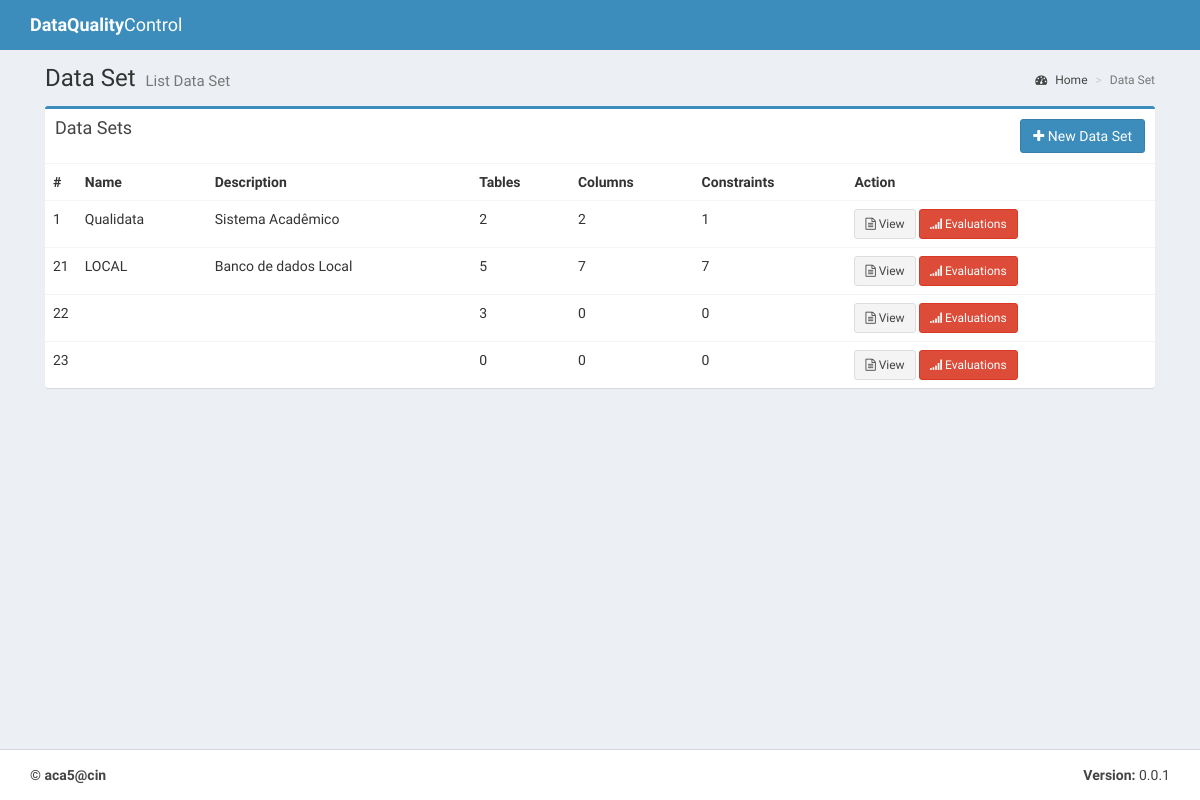
Page /dataset/ on the earlier database version.
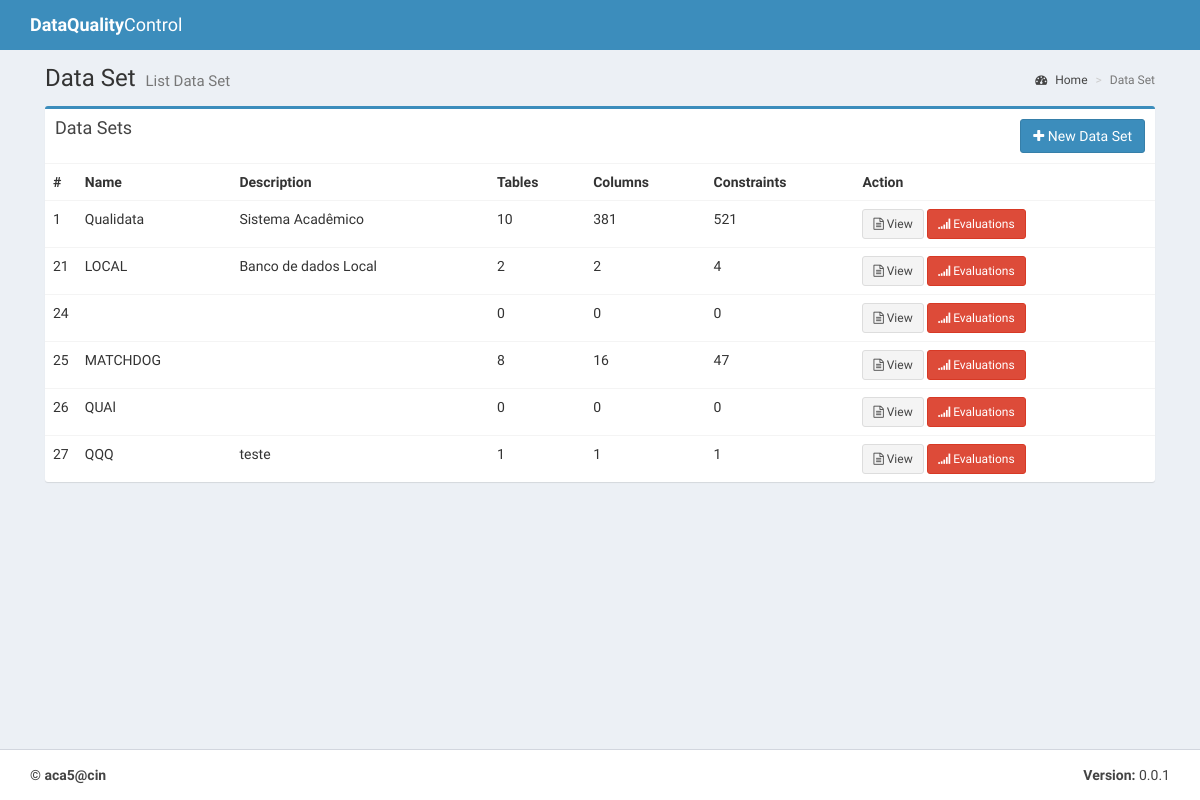
Same page on the later database version.
### dqc/models.py (models this page shows, shortened)
class DataSet(models.Model):
    name = models.CharField(max_length=200)
    description = models.TextField()
    connection_driver = models.CharField(max_length=200, choices=CONNECTION_DRIVER_CHOICES)
    connection_server = models.CharField(max_length=200)
    connection_port = models.CharField(max_length=200)
    connection_database = models.CharField(max_length=200)
    connection_user = models.CharField(max_length=200)
    connection_password = models.CharField(max_length=200)
    created_at = models.DateTimeField(auto_now_add=True)
    def count_tables(self):
        return self.datatable_set.all().count()
    def count_columns(self):
        count = 0
        for c in self.datatable_set.all():
            count += c.count_columns()
        return count
    def count_constraints(self):
        count = 0
        for c in self.datatable_set.all():
            count += c.count_constraints()
        return count

class DataTable(models.Model):
    name = models.CharField(max_length=200)
    description = models.TextField()
    data_set = models.ForeignKey(DataSet)
    created_at = models.DateTimeField(auto_now_add=True)
    data_column_identify = models.ForeignKey('DataColumn', null=True)
    def count_columns(self):
        return self.datacolumn_set.all().count()
    def count_constraints(self):
        count = 0
        for c in self.datacolumn_set.all():
            count += c.count_constraints()
        return count

class DataColumn(models.Model):
    name = models.CharField(max_length=200)
    description = models.TextField()
    data_table = models.ForeignKey(DataTable)
    data_type = models.ForeignKey(DataType)
    created_at = models.DateTimeField(auto_now_add=True)
    def count_constraints(self):
        return self.datacolumnconstraint_set.all().count()

### dqc/views.py (the view)
# urls.py: url(r'^dataset/$', views.dataset_list, name="dataset_list"),
def dataset_list(request):
    datasets = DataSet.objects.all()
    return render(request, 'data_set_list.html', {"datasets": datasets})

### templates/data_set_list.html (shortened to what this page needs)
{% extends "template.html" %}
{% block content-header %}
    <h1>
        Data Set
        <small> List Data Set</small>
    </h1>
    <ol class="breadcrumb">
        <li><a href="{% url 'index' %}"><i class="fa fa-dashboard"></i> Home</a></li>
        <li class="active">Data Set</li>
    </ol>
{% endblock %}
{% block content %}
    <div class="box box-primary">
        <div class="box-header">
            <h3 class="box-title">Data Sets</h3>
            <a href="{%  url "dataset_new" %}" class="btn btn-primary pull-right"><i class="fa fa-plus"></i> New Data Set</a>
        </div>
        <div class="box-body no-padding table-responsive">
            <table class="table">
                <tbody>
                <tr>
                    <th style="width: 10px">#</th>
                    <th>Name</th>
                    <th>Description</th>
                    <th>Tables</th>
                    <th>Columns</th>
                    <th>Constraints</th>
                    <th>Action</th>
                </tr>
                {% for dataset in datasets %}
                    <tr>
                        <td>{{ dataset.id }}</td>
                        <td>{{ dataset.name }}</td>
                        <td>{{ dataset.description }}</td>
                        <td>{{ dataset.count_tables }}</td>
                        <td>{{ dataset.count_columns }}</td>
                        <td>{{ dataset.count_constraints }}</td>
                        <td>
                            <a class="btn btn-sm btn-default" href="{% url 'dataset_view'  dataset.id %}">
                                <i class="fa fa-file-text-o"></i> View</a>
                            <a class="btn btn-sm btn-danger" href="{% url 'evaluation_list'  dataset.id %}">
                                <i class="fa fa-signal "></i> Evaluations</a>
                        </td>
                    </tr>
                {% endfor %}
                </tbody>
            </table>
        </div>
    </div>
{% endblock %}

### templates/template.html (shortened to what this page needs)
{% load staticfiles %}
<!DOCTYPE html>
<html>
<head>
    <link rel="stylesheet" href="{% static 'dqc/bootstrap/css/bootstrap.min.css' %}">
    <link rel="stylesheet" href="https://cdnjs.cloudflare.com/ajax/libs/font-awesome/4.5.0/css/font-awesome.min.css">
    <link rel="stylesheet" href="https://cdnjs.cloudflare.com/ajax/libs/ionicons/2.0.1/css/ionicons.min.css">
    <link rel="stylesheet" href="{% static 'dqc/plugins/select2/select2.min.css' %}">
    <link rel="stylesheet" href="{% static 'dqc/dist/css/AdminLTE.min.css' %}">
    <link rel="stylesheet" href="{% static 'dqc/dist/css/skins/_all-skins.min.css' %}">
    <link href="{% static 'dqc/plugins/bootstrap3-editable-1.5.1/bootstrap3-editable/css/bootstrap-editable.css' %}" rel="stylesheet"/>
</head>
<body class="hold-transition skin-blue layout-top-nav">
<div class="wrapper">
    <header class="main-header">
        <nav class="navbar navbar-static-top">
            <div class="container">
                <div class="navbar-header">
                    <a href="{% url 'index' %}" class="navbar-brand"><b>DataQuality</b>Control</a>
                </div>
            </div>
        </nav>
    </header>
    <div class="content-wrapper">
        <div class="container">
            <section class="content-header">
                {% block content-header %}{% endblock %}
            </section>
            <section class="content">
                {% block content %}{% endblock %}
            </section>
        </div>
    </div>
    <footer class="main-footer">
        <div class="container">
            <div class="pull-right hidden-xs">
                <b>Version:</b> 0.0.1
            </div>
            <strong>&copy; aca5@cin</strong>
        </div>
    </footer>
</div>
</body>
</html>

Differences in the rows shown:
removed DataSet: id "22", count_tables "3", count_columns "0", count_constraints "0"
removed DataSet: id "23", count_tables "0", count_columns "0", count_constraints "0"
computed for DataSet "Qualidata": count_tables "2" → "10"; count_columns "2" → "381"; count_constraints "1" → "521"
computed for DataSet "LOCAL": count_tables "5" → "2"; count_columns "7" → "2"; count_constraints "7" → "4"
added DataSet: id "24", count_tables "0", count_columns "0", count_constraints "0"
added DataSet: id "25", name "MATCHDOG", count_tables "8", count_columns "16", count_constraints "47"
added DataSet: id "26", name "QUAl", count_tables "0", count_columns "0", count_constraints "0"
added DataSet: id "27", name "QQQ", description "teste", count_tables "1", count_columns "1", count_constraints "1"
